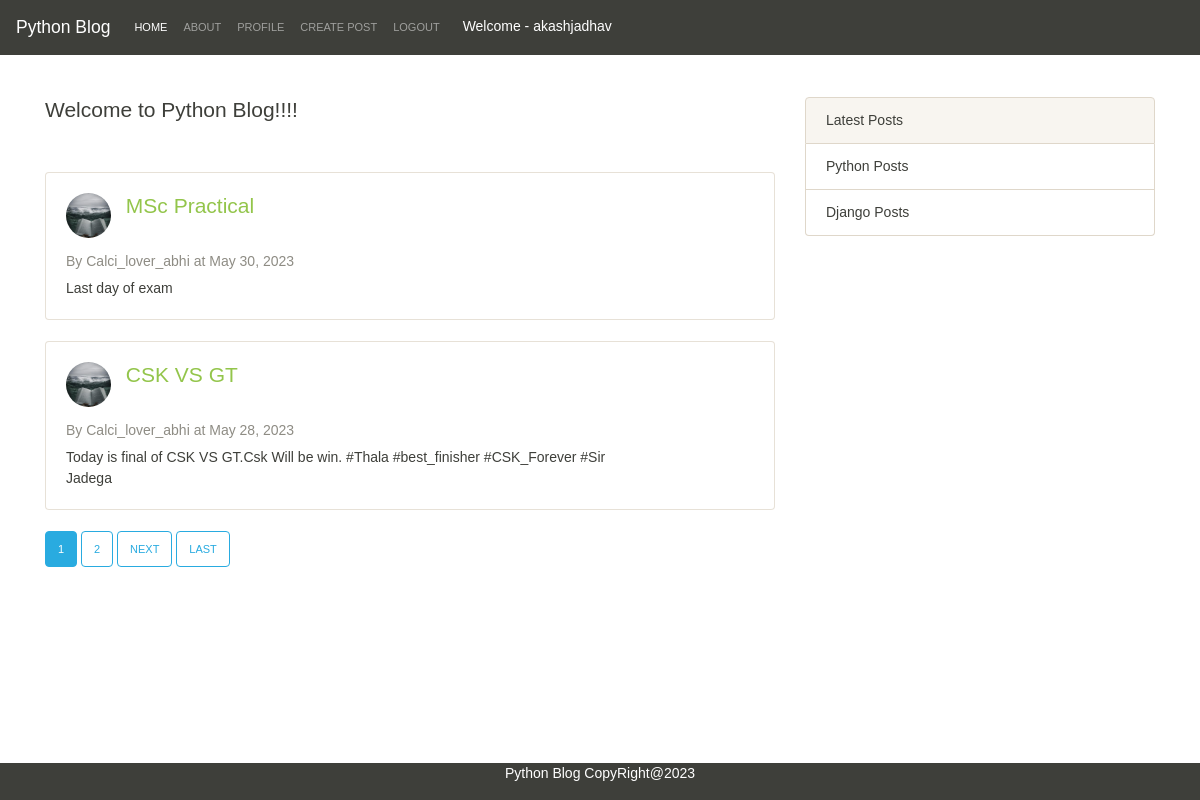
Screenshot of / (signed in) with the database file from the repository.
### Blog/models.py (models this page shows, shortened)
class Post(models.Model):
    post=models.CharField(max_length=100)
    title=models.CharField(max_length=100)
    content=models.TextField()
    date_posted=models.DateTimeField(default=timezone.now)
    author=models.ForeignKey(User,on_delete=models.CASCADE)

### Users/models.py (models this page shows, shortened)
class Profile(models.Model):
    user = models.OneToOneField(User, on_delete=models.CASCADE)
    image = models.ImageField(default='profile_pics/default.jpg',upload_to='profile_pics')

### Blog/views.py (the view)
# urls.py: path('',PostListView.as_view(),name='home'),
class PostListView(ListView):
    model = Post
    template_name = 'home.html'  # <app>/<model>_<viewtype>.html
    context_object_name = 'posts'
    ordering = ['-date_posted']
    paginate_by = 2

### Blog/templates/home.html (shortened to what this page needs)
{% extends 'base.html' %}
{% block content %}
<h4>Welcome to Python Blog!!!!</h4>
<br />
<br />
{% for p in posts %}
<div class="card">
    <div class="card-body">
        <div class="row">
            <div class="col-md-1">
                <img class="rounded-circle" style="width: 45px;height:45px" src="{{ p.author.profile.image.url }}">
            </div>
            <div class="col-md-11">
                <h4><a class="card-title" href="{% url 'post-detail' p.id %}">{{p.title}}</a></h4>
            </div>
        </div>
        <br>
        <h6 class="card-subtitle mb-2 text-muted">By {{p.author}} at {{p.date_posted |date:"F d, Y"}} <br />
        </h6>
        <p class="card-text" style="width: 550px;">{{p.content}}</p>
    </div>
</div>
<br />
{% endfor %}
{% if is_paginated %}
{% for num in page_obj.paginator.page_range %}
{% if page_obj.number == num %}
<a class="btn btn-info mb-4" href="?page={{ num }}">{{ num }}</a>
{% elif num > page_obj.number|add:'-3' and num < page_obj.number|add:'3' %} <a class="btn btn-outline-info mb-4"
    href="?page={{ num }}">{{ num }}</a>
    {% endif %}
    {% endfor %}
    {% if page_obj.has_next %}
    <a class="btn btn-outline-info mb-4" href="?page={{ page_obj.next_page_number }}">Next</a>
    <a class="btn btn-outline-info mb-4" href="?page={{ page_obj.paginator.num_pages }}">Last</a>
    {% endif %}
    {% endif %}
{% endblock %}

### templates/base.html (shortened to what this page needs)
{% load static %}
<!DOCTYPE html>
<html lang="en">
<head>
    <link rel="stylesheet" type="text/css" href="{% static 'assets/css/bootstrap.min.css'%}">
    <link rel="stylesheet" type="text/css" href="{% static 'assets/css/custom.css'%}">
</head>
<body>
    <nav class="navbar navbar-expand-lg navbar-dark bg-primary">
        <a class="navbar-brand" href="#">Python Blog</a>
        <div class="collapse navbar-collapse" id="navbarColor01">
            <ul class="navbar-nav mr-auto">
                <li class="nav-item active">
                    <a class="nav-link" href="{% url 'home' %}">Home</a>
                </li>
                <li class="nav-item">
                    <a class="nav-link" href="#">About</a>
                </li>
                {% if user.is_authenticated %}
                <li class="nav-item">
                    <a class="nav-link" href="{% url 'profile' %}">Profile</a>
                </li>
                <li class="nav-item">
                    <a class="nav-link" href="{% url 'post-create' %}">Create Post</a>
                </li>
                <li class="nav-item">
                    <a class="nav-link" href="{% url 'logout' %}">logout</a>
                </li>
                <li>
                    <label style="width:250px;color: white;margin-top: 8px;margin-left: 15px;">Welcome -
                        {{user.username}} </label>
                </li>
                {% endif %}
            </ul>
        </div>
    </nav>
    <br />
    <br />
    <div class="container">
        <div class="row">
            <div class="col-sm-8">
                {% block content%}
                {% endblock %}
            </div>
            <div class="col-sm-4">
                <div class="list-group">
                    <a href="{% url 'home' %}" class="list-group-item list-group-item-action active">
                        Latest Posts
                    </a>
                    <a href="{% url 'python_posts' %}" class="list-group-item list-group-item-action">
                        Python Posts
                    </a>
                    <a href="{% url 'django_posts' %}" class="list-group-item list-group-item-action">
                        Django Posts
                    </a>
                </div>
            </div>
        </div>
    </div>
    <div class="footer">
        <p>Python Blog CopyRight@2023</p>
    </div>
</body>
</html>

### static/assets/css/custom.css (style rules this page uses)
.footer { position: fixed; left: 0; bottom: 0; width: 100%; background-color:#3e3f3a; color: white; text-align: center; }

### templates/base.html (style rules this page uses)
body { font-family: Arial, sans-serif; }
label { display: block; margin-bottom: 10px; }

### rows the page displays
Post: author.profile.image (picture), title "MSc Practical", author "Calci_lover_abhi", date_posted "May 30, 2023", content "Last day of exam"
Post: author.profile.image (picture), title "CSK VS GT", author "Calci_lover_abhi", date_posted "May 28, 2023", content "Today is final of CSK VS GT.Csk Will be win. #Thala #best_finisher #CSK_Forever #Sir Jadega"

### other values shown
{{ user.username }} "akashjadhav"
{{ num }} "1"
{{ num }} "2"
